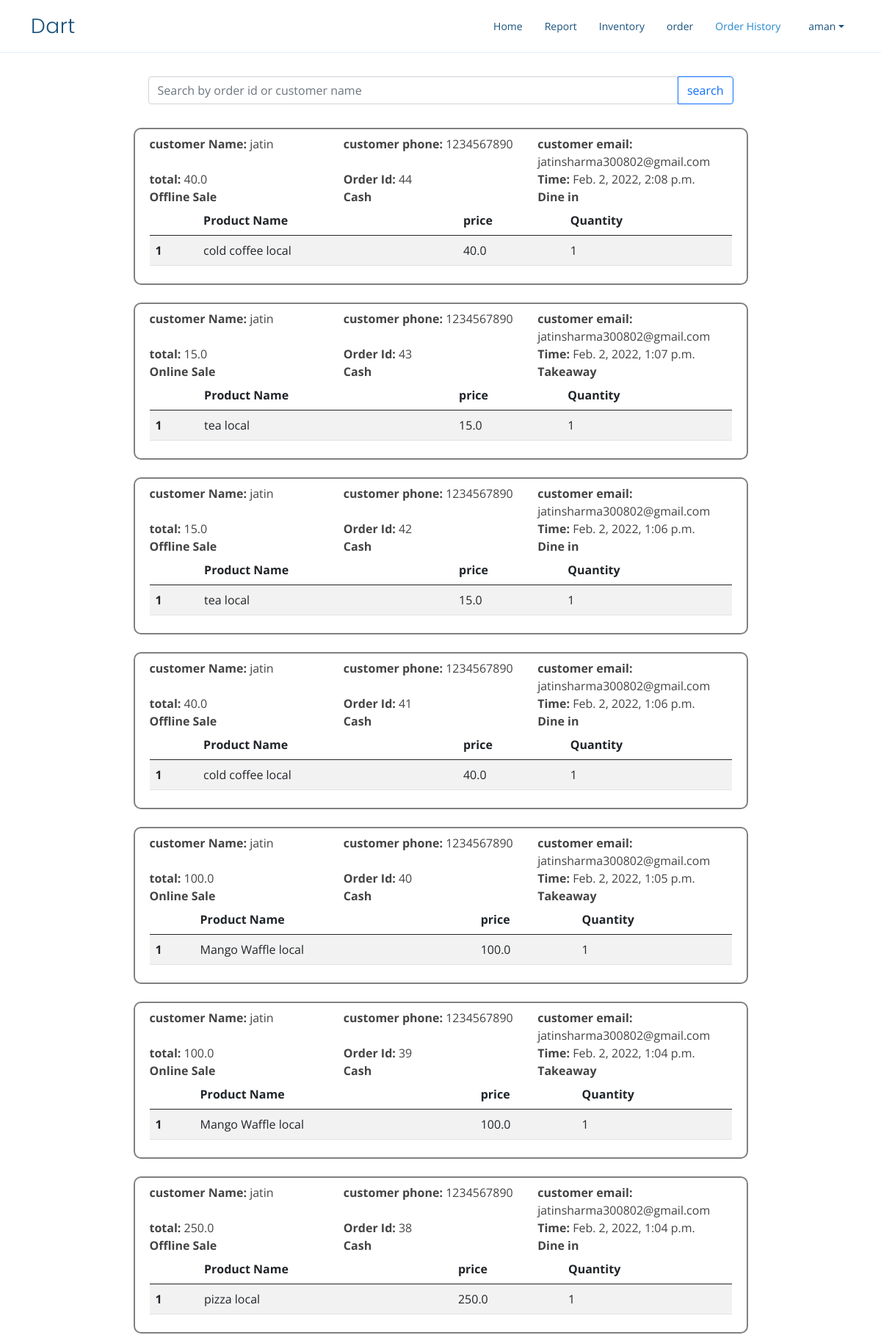
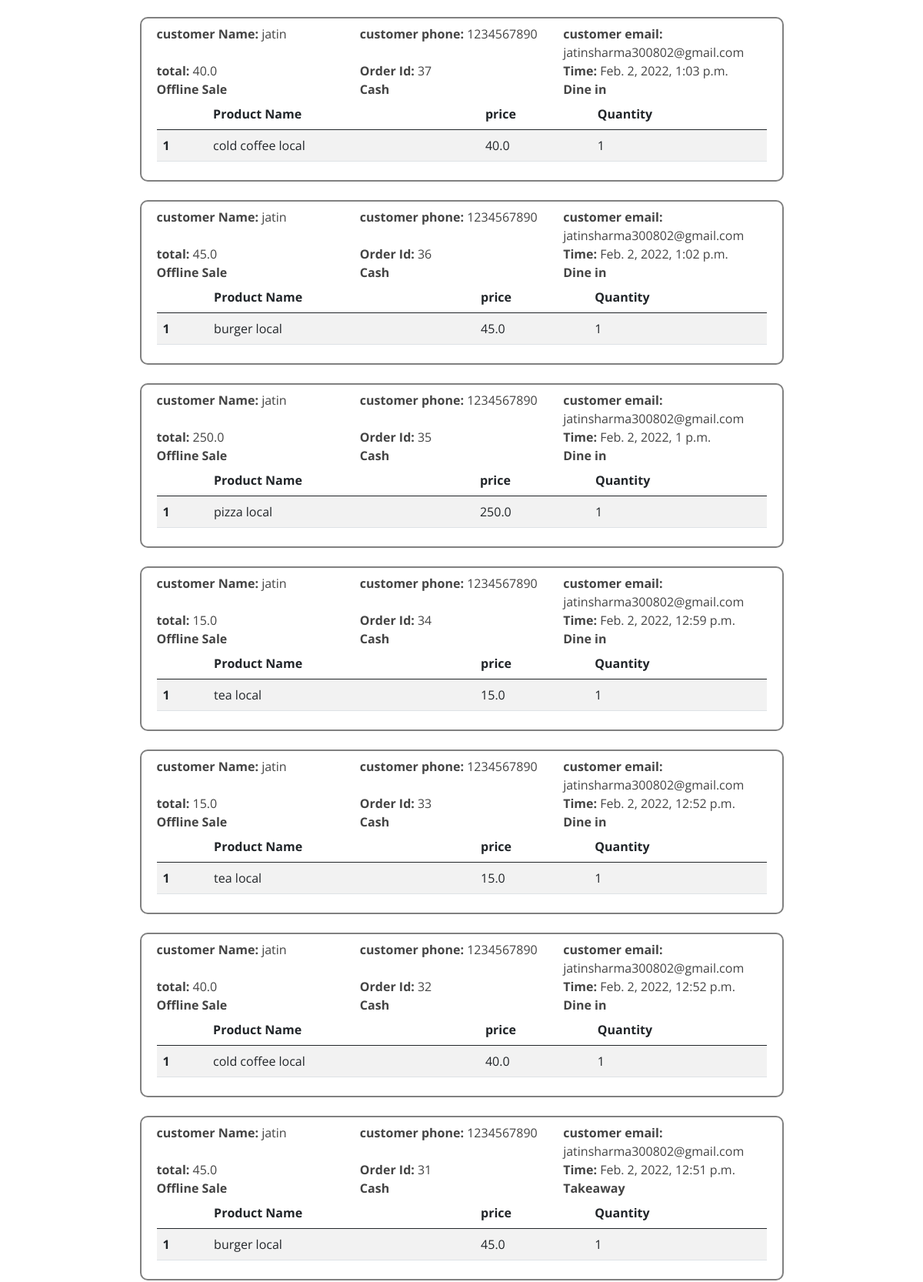
/order-history (signed in, upper part), run on the app's committed database (2 pictures, top to bottom).
### home/models.py (models this page shows, shortened)
class Order(models.Model):
    user=models.ForeignKey(User,on_delete=models.CASCADE,related_name='order')
    customer = models.ForeignKey(Customer,on_delete=models.SET_NULL,null=True)
    date_created = models.DateTimeField(auto_now_add=True, null=True)
    saleChoices=(
        ('Online Sale','Online Sale'),
        ('Offline Sale','Offline Sale')
    )
    saleType=models.CharField(choices=saleChoices,default='Offline Sale',max_length=15)
    orderStateChoices=(
        ('Dine in','Dine in'),
        ('Takeaway','Takeaway')
    )
    orderState=models.CharField(choices=orderStateChoices,default='Dine in',max_length=15)
    paymentChoices=(
        ('Cash','Cash'),
        ('Amazon Pay','Amazon Pay'),
        ('Google Pay','Google Pay'),
        ('Paytm','Paytm'),
        ('Card','Card')
    )
    payment_method=models.CharField(choices=paymentChoices,default='Cash',max_length=15)
    objects=OrderManager()
    def total(self):
        totalAmount=0
        for orderProduct in self.orderProducts.all():
            totalAmount+=orderProduct.TotalCostProduct()
        return totalAmount

class Customer(models.Model):
    user=models.ForeignKey(User,on_delete=models.CASCADE)
    name = models.CharField(max_length=200, null=True)
    phone = models.CharField(max_length=200, null=True)
    email = models.CharField(max_length=200, null=True,blank=True)
    date_created = models.DateTimeField(auto_now_add=True, null=True)

class OrderProduct(models.Model):
    order=models.ForeignKey(Order,on_delete=models.CASCADE,related_name='orderProducts')
    product=models.ForeignKey(Product,on_delete=models.SET_NULL,null=True,related_name='orderProducts')
    quantity = models.IntegerField(default=1)
    def TotalCostProduct(self):
        return self.product.price*self.quantity

class Product(models.Model):
    name = models.CharField(max_length=200, null=True)
    price = models.FloatField(null=True)
    description = models.CharField(max_length=200, null=True,blank=True)
    unit = models.CharField(max_length=50,null=True,blank=True)
    qty=models.DecimalField( max_digits=10, decimal_places=2)
    date_created = models.DateTimeField(auto_now_add=True, null=True)
    user=models.ForeignKey(User,on_delete=models.CASCADE,related_name='product')
    category=models.ForeignKey(ProductCategory,null=True,blank=True,on_delete=models.CASCADE)

### home/views.py (the view)
# urls.py: path('order-history', views.orderHistory,name='order-history'),
@login_required
def orderHistory(request,id=None):
    if id is None:
        orders=Order.objects.filter(user=request.user).order_by('-date_created')
    else:
        if id.isdigit():
            orders=Order.objects.filter(id=id)
        else:
            orders=Order.objects.filter(customer__name__icontains=id)
    param={'orders':orders}
    return render(request,'order-history.html',param)

### templates/order-history.html (shortened to what this page needs)
{% extends 'base.html' %}
{% block historyActive %}active{% endblock historyActive %}
{% block body %}
<div class="container">
  <div class="row w-75 my-4 px-2 py-2 orderDetails" style="border: none;">
    <div class="input-group">
      <input type="search" id="searchInput" class="form-control rounded" placeholder="Search by order id or customer name" aria-label="Search" aria-describedby="search-addon"/>
      <button type="button" id="searchBtn" onclick=changeUrl() class="btn btn-outline-primary">search</button>
    </div>
  </div>
    {% for order in orders %}
    <div class="row w-75 orderDetails my-4 px-2 py-2">
        <div class="row">
        <div class="col-sm"><b>customer Name: </b><span>{{order.customer.name}}</span></div>
        <div class="col-sm"><b>customer phone: </b><span>{{order.customer.phone}}</span></div>
        <div class="col-sm" id="email"><b>customer email: </b><span>{{order.customer.email}}</span></div>
        </div>
        <div class="row">
            <div class="col-sm-4">
              <b>total: </b><span>{{order.total}}</span>
            </div>
            <div class="col-sm-4">
              <b>Order Id: </b><span>{{order.id}}</span>
            </div>
            <div class="col-sm">
              <b>Time: </b><span>{{order.date_created}}</span>
            </div>
        </div>
        <div class="row">
          <div class="col-sm-4"><b>{{order.saleType}}</b></div>
          <div class="col-sm-4"><b>{{order.payment_method}}</b></div>
          <div class="col-sm-4"><b>{{order.orderState}}</b></div>
        </div>
        <div class="row mx-0">
            <table class="table table-striped table-hover">
                <thead>
                  <tr>
                    <th scope="col"></th>
                    <th scope="col">Product Name</th>
                    <th scope="col">price</th>
                    <th scope="col">Quantity</th>
                  </tr>
                </thead>
                <tbody>
                    {% for orderProduct in order.orderProducts.all %}
                  <tr>
                    <th scope="row">{{forloop.counter}}</th>
                    <td>{{orderProduct.product.name}}</td>
                    <td>{{orderProduct.product.price}}</td>
                    <td>{{orderProduct.quantity}}</td>
                  </tr>
                  {% endfor %}
                </tbody>
              </table>
        </div>
    </div>
    {% endfor %}
</div>
{% endblock body %}

### templates/base.html (shortened to what this page needs)
<!doctype html>
{% load static %}
<html lang="en">
<head>
  <link href="https://cdn.jsdelivr.net/npm/bootstrap@5.0.2/dist/css/bootstrap.min.css" rel="stylesheet"
>
  <link href="{% static 'vendor/aos/aos.css' %}" rel="stylesheet">
  <link href="{% static 'vendor/bootstrap-icons/bootstrap-icons.css' %}" rel="stylesheet">
  <link href="{% static 'vendor/boxicons/css/boxicons.min.css' %}" rel="stylesheet">
  <link href="{% static 'vendor/glightbox/css/glightbox.min.css' %}" rel="stylesheet">
  <link href="{% static 'vendor/remixicon/remixicon.css' %}" rel="stylesheet">
  <link href="{% static 'vendor/swiper/swiper-bundle.min.css' %}" rel="stylesheet">
  <link href={% static 'css/base.css' %} rel="stylesheet">
</head>
<body>
  <header id="header" class="fixed-top">
    <div class="container d-flex align-items-center justify-content-between">
      <h1 class="logo"><a href={% url 'home' %}>Dart</a></h1>
      <nav id="navbar" class="navbar">
        <ul>
          <li><a class="nav-link scrollto {% block homeActive %}{% endblock homeActive %}" href="{% url 'home' %}">Home</a></li>
          <li><a class="nav-link scrollto {% block reportActive %}{% endblock reportActive %}" href="{% url 'report' %}">Report</a></li>
          <li><a class="nav-link scrollto {% block productActive %}{% endblock productActive %}" href="{% url 'product' %}">Inventory</a></li>
          <li><a class="nav-link scrollto o {% block orderActive %}{% endblock orderActive %}" href={% url 'order' %}>order</a></li>
          <li><a class="nav-link scrollto {% block historyActive %}{% endblock historyActive %}" href="{% url 'order-history' %}">Order History</a></li>
          <li class="nav-item dropdown">
            <a class="nav-link dropdown-toggle mx-2" href="#" id="userDropdown" role="button" data-bs-toggle="dropdown"
              aria-expanded="false">{{request.user}}
            </a>
          </li>
        </ul>
      </nav>
    </div>
  </header>
<br>
<br>
<br>
  {% block body %}{% endblock body %}
</body>
</html>

### static/css/base.css (style rules this page uses)
body { font-family: "Open Sans", sans-serif; color: #444444; }
a { color: #2487ce; text-decoration: none; }
h1, h2, h3, h4, h5, h6 { font-family: "Raleway", sans-serif; }
#header { transition: all 0.5s; background: #fff; z-index: 997; padding: 15px 0; border-bottom: 1px solid #e6f2fb; }
#header .logo { font-size: 28px; margin: 0; padding: 0; line-height: 1; font-weight: 300; letter-spacing: 0.5px; font-family: "Poppins", sans-serif; }
#header .logo a { color: #16507b; }
.navbar { padding: 0; }
.navbar ul { margin: 0; padding: 0; display: flex; list-style: none; align-items: center; }
.navbar li { position: relative; }
.navbar a, .navbar a:focus { display: flex; align-items: center; justify-content: space-between; padding: 10px 0 10px 30px; font-size: 14px; color: #16507b; white-space: nowrap; transition: 0.3s; }
.navbar a:hover, .navbar .active, .navbar .active:focus, .navbar li:hover > a { color: #2487ce; }

### templates/order-history.html (style rules this page uses)
.orderDetails { border: 2px solid grey; border-radius: 10px; margin: auto; }

### data on the page
Order: customer.name "jatin", customer.phone "1234567890", customer.email "jatinsharma300802@gmail.com", total "40.0", id "44", date_created "Feb. 2, 2022, 2:08 p.m.", saleType "Offline Sale", payment_method "Cash", orderState "Dine in"
OrderProduct: product.name "cold coffee local", product.price "40.0", quantity "1"
Order: customer.name "jatin", customer.phone "1234567890", customer.email "jatinsharma300802@gmail.com", total "15.0", id "43", date_created "Feb. 2, 2022, 1:07 p.m.", saleType "Online Sale", payment_method "Cash", orderState "Takeaway"
OrderProduct: product.name "tea local", product.price "15.0", quantity "1"
Order: customer.name "jatin", customer.phone "1234567890", customer.email "jatinsharma300802@gmail.com", total "15.0", id "42", date_created "Feb. 2, 2022, 1:06 p.m.", saleType "Offline Sale", payment_method "Cash", orderState "Dine in"
OrderProduct: product.name "tea local", product.price "15.0", quantity "1"
Order: customer.name "jatin", customer.phone "1234567890", customer.email "jatinsharma300802@gmail.com", total "40.0", id "41", date_created "Feb. 2, 2022, 1:06 p.m.", saleType "Offline Sale", payment_method "Cash", orderState "Dine in"
OrderProduct: product.name "cold coffee local", product.price "40.0", quantity "1"
Order: customer.name "jatin", customer.phone "1234567890", customer.email "jatinsharma300802@gmail.com", total "100.0", id "40", date_created "Feb. 2, 2022, 1:05 p.m.", saleType "Online Sale", payment_method "Cash", orderState "Takeaway"
OrderProduct: product.name "Mango Waffle local", product.price "100.0", quantity "1"
Order: customer.name "jatin", customer.phone "1234567890", customer.email "jatinsharma300802@gmail.com", total "100.0", id "39", date_created "Feb. 2, 2022, 1:04 p.m.", saleType "Online Sale", payment_method "Cash", orderState "Takeaway"
OrderProduct: product.name "Mango Waffle local", product.price "100.0", quantity "1"
Order: customer.name "jatin", customer.phone "1234567890", customer.email "jatinsharma300802@gmail.com", total "250.0", id "38", date_created "Feb. 2, 2022, 1:04 p.m.", saleType "Offline Sale", payment_method "Cash", orderState "Dine in"
OrderProduct: product.name "pizza local", product.price "250.0", quantity "1"
Order: customer.name "jatin", customer.phone "1234567890", customer.email "jatinsharma300802@gmail.com", total "40.0", id "37", date_created "Feb. 2, 2022, 1:03 p.m.", saleType "Offline Sale", payment_method "Cash", orderState "Dine in"
OrderProduct: product.name "cold coffee local", product.price "40.0", quantity "1"
Order: customer.name "jatin", customer.phone "1234567890", customer.email "jatinsharma300802@gmail.com", total "45.0", id "36", date_created "Feb. 2, 2022, 1:02 p.m.", saleType "Offline Sale", payment_method "Cash", orderState "Dine in"
OrderProduct: product.name "burger local", product.price "45.0", quantity "1"
Order: customer.name "jatin", customer.phone "1234567890", customer.email "jatinsharma300802@gmail.com", total "250.0", id "35", date_created "Feb. 2, 2022, 1 p.m.", saleType "Offline Sale", payment_method "Cash", orderState "Dine in"
OrderProduct: product.name "pizza local", product.price "250.0", quantity "1"
Order: customer.name "jatin", customer.phone "1234567890", customer.email "jatinsharma300802@gmail.com", total "15.0", id "34", date_created "Feb. 2, 2022, 12:59 p.m.", saleType "Offline Sale", payment_method "Cash", orderState "Dine in"
OrderProduct: product.name "tea local", product.price "15.0", quantity "1"
Order: customer.name "jatin", customer.phone "1234567890", customer.email "jatinsharma300802@gmail.com", total "15.0", id "33", date_created "Feb. 2, 2022, 12:52 p.m.", saleType "Offline Sale", payment_method "Cash", orderState "Dine in"
OrderProduct: product.name "tea local", product.price "15.0", quantity "1"
Order: customer.name "jatin", customer.phone "1234567890", customer.email "jatinsharma300802@gmail.com", total "40.0", id "32", date_created "Feb. 2, 2022, 12:52 p.m.", saleType "Offline Sale", payment_method "Cash", orderState "Dine in"
OrderProduct: product.name "cold coffee local", product.price "40.0", quantity "1"
Order: customer.name "jatin", customer.phone "1234567890", customer.email "jatinsharma300802@gmail.com", total "45.0", id "31", date_created "Feb. 2, 2022, 12:51 p.m.", saleType "Offline Sale", payment_method "Cash", orderState "Takeaway"
OrderProduct: product.name "burger local", product.price "45.0", quantity "1"

### other printed values
{{ request.user }} "aman"
